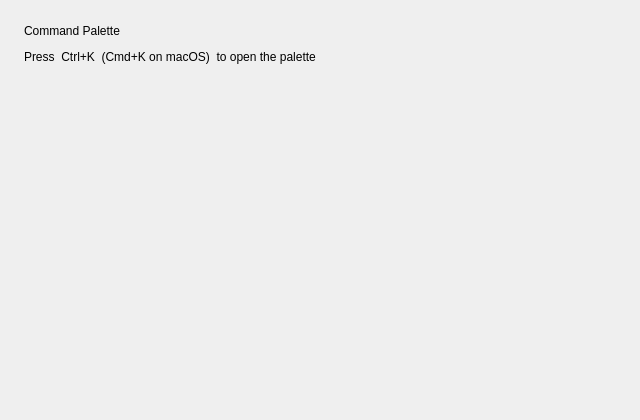
<?xml version='1.0' encoding='utf-8'?>
<ui version="4.0">
 <class>MainWindow</class>
 <widget class="QMainWindow" name="MainWindow">
  <property name="geometry">
   <rect>
    <x>0</x>
    <y>0</y>
    <width>640</width>
    <height>420</height>
   </rect>
  </property>
  <property name="windowTitle">
   <string>QCustomCommandPalette Example</string>
  </property>
  <widget class="QWidget" name="centralwidget">
   <layout class="QVBoxLayout" name="verticalLayout">
    <property name="spacing">
     <number>12</number>
    </property>
    <property name="leftMargin">
     <number>24</number>
    </property>
    <property name="topMargin">
     <number>24</number>
    </property>
    <property name="rightMargin">
     <number>24</number>
    </property>
    <property name="bottomMargin">
     <number>24</number>
    </property>
    <item>
     <widget class="QLabel" name="titleLabel">
      <property name="text">
       <string>Command Palette</string>
      </property>
     </widget>
    </item>
    <item>
     <widget class="QLabel" name="hintLabel">
      <property name="text">
       <string>Press  Ctrl+K  (Cmd+K on macOS)  to open the palette</string>
      </property>
     </widget>
    </item>
    <item>
     <spacer name="verticalSpacer">
      <property name="orientation">
       <enum>Qt::Vertical</enum>
      </property>
      <property name="sizeHint" stdset="0">
       <size>
        <width>20</width>
        <height>40</height>
       </size>
      </property>
     </spacer>
    </item>
   </layout>
  </widget>
 </widget>
 <connections />
<customwidgets><customwidget><class>QPushButton</class><extends>QPushButton</extends><header location="global">Custom_Widgets.Theme.h</header><container>1</container></customwidget><customwidget><class>QLabel</class><extends>QLabel</extends><header location="global">Custom_Widgets.Theme.h</header><container>1</container></customwidget></customwidgets></ui>
